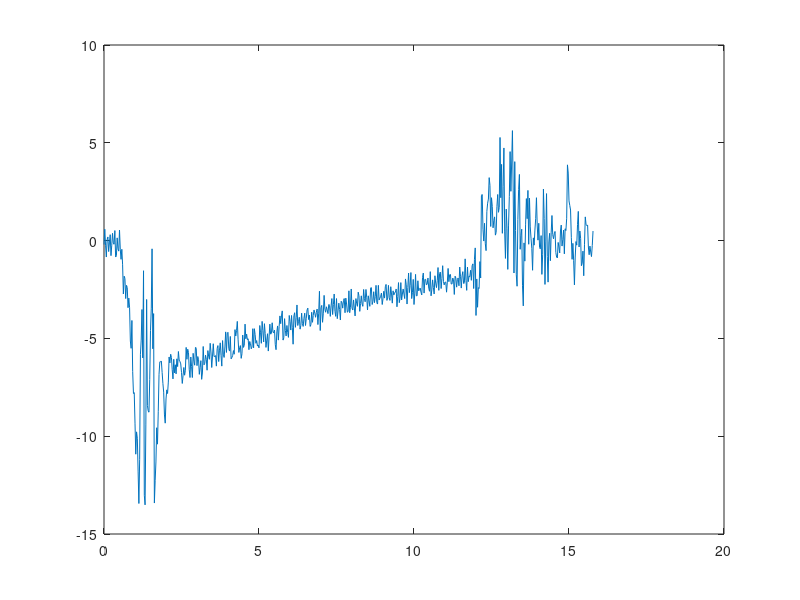
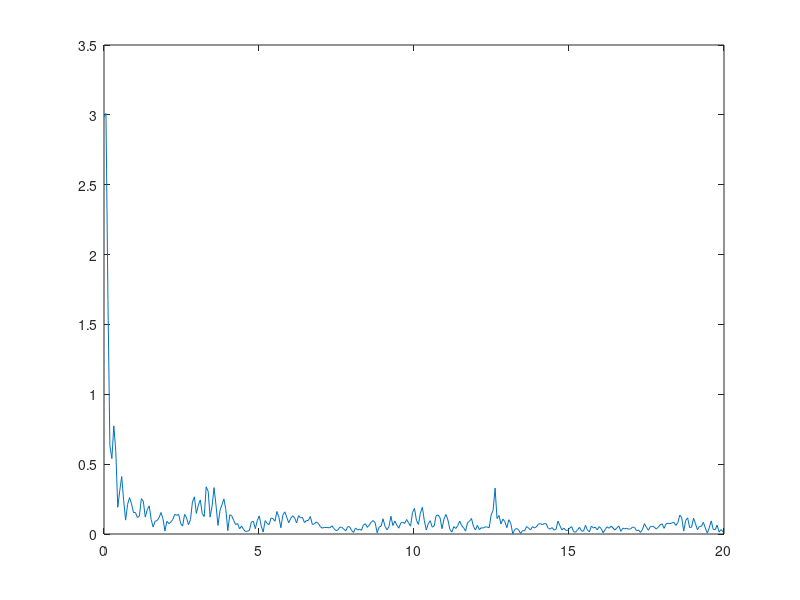
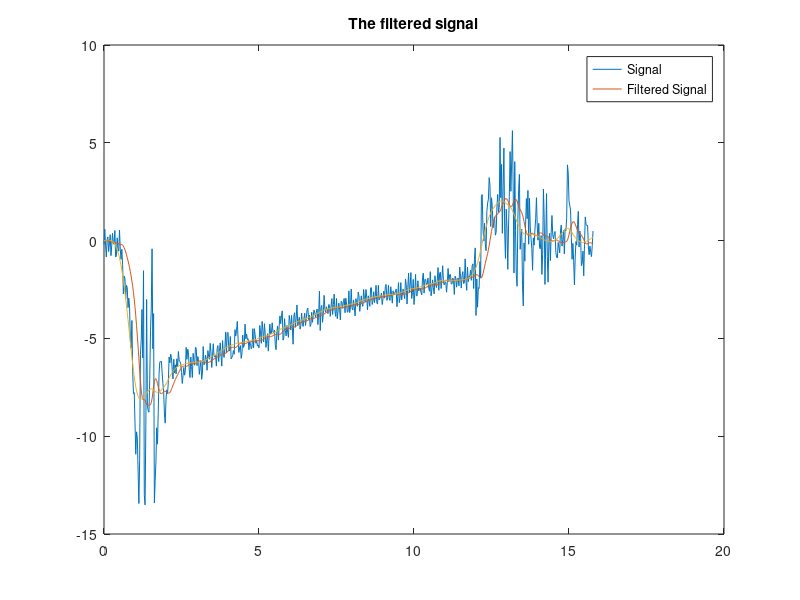

Write MATLAB code to recreate these figures, in order.

% time   = sensedRate.Time;
% signal = squeeze(sensedRate.Data(1,1,:));
% signal = squeeze(sensedAccel.Data(1,1,:));

gyrotest1 = load('gyroTest1.csv','-ascii');
gyrotest2 = load('gyroTest2.csv','-ascii');
gyrotest3 = load('gyroTest3.csv','-ascii');
gyrotest4 = load('gyroTest4.csv','-ascii');

time = gyrotest1(:,1)/1000;
signal = gyrotest1(:,6);


npts = length(time);
Fs = round(1/((time(end)-time(1))/npts));  % Hz

figure;plot(time,signal);

ff = fft(signal);

% fft is a two-sided spectrum, convert to single sided
p2 = abs(ff/npts);
p1 = p2(1:npts/2+1);
p1(2:end-1) = 2*p1(2:end-1);

% form vector of frequencies
freq = Fs*(0:(npts/2))/npts;

% plot the amplitude spectrum
figure;plot(freq,p1)

fc = 1.0;
% fc = 10;
[b,a] = butter(2,fc/(Fs/2));

fsignal = filter(b,a,signal);
fsignal1 = filtfilt(b,a,signal);

figure;
plot(time,signal); hold all;
plot(time,fsignal);
plot(time,fsignal1);
title('The filtered signal');
legend('Signal','Filtered Signal');

% Fs = 1000;            % Sampling frequency                    
% T = 1/Fs;             % Sampling period       
% L = 1500;             % Length of signal
% t = (0:L-1)*T;        % Time vector
% 
% S = 0.7*sin(2*pi*50*t) + sin(2*pi*120*t);
% X = S + 2*randn(size(t));
% 
% figure;
% plot(1000*t(1:50),X(1:50))
% title('Signal Corrupted with Zero-Mean Random Noise')
% xlabel('t (milliseconds)')
% ylabel('X(t)')
% hold all;
% plot(1000*t(1:50),S(1:50))
% legend('Noisy Signal','Original Signal')
% 
% Y = fft(X);
% P2 = abs(Y/L);
% P1 = P2(1:L/2+1);
% P1(2:end-1) = 2*P1(2:end-1);
% 
% f = Fs*(0:(L/2))/L;
% figure;
% plot(f,P1) 
% title('Single-Sided Amplitude Spectrum of X(t)')
% xlabel('f (Hz)')
% ylabel('|P1(f)|')